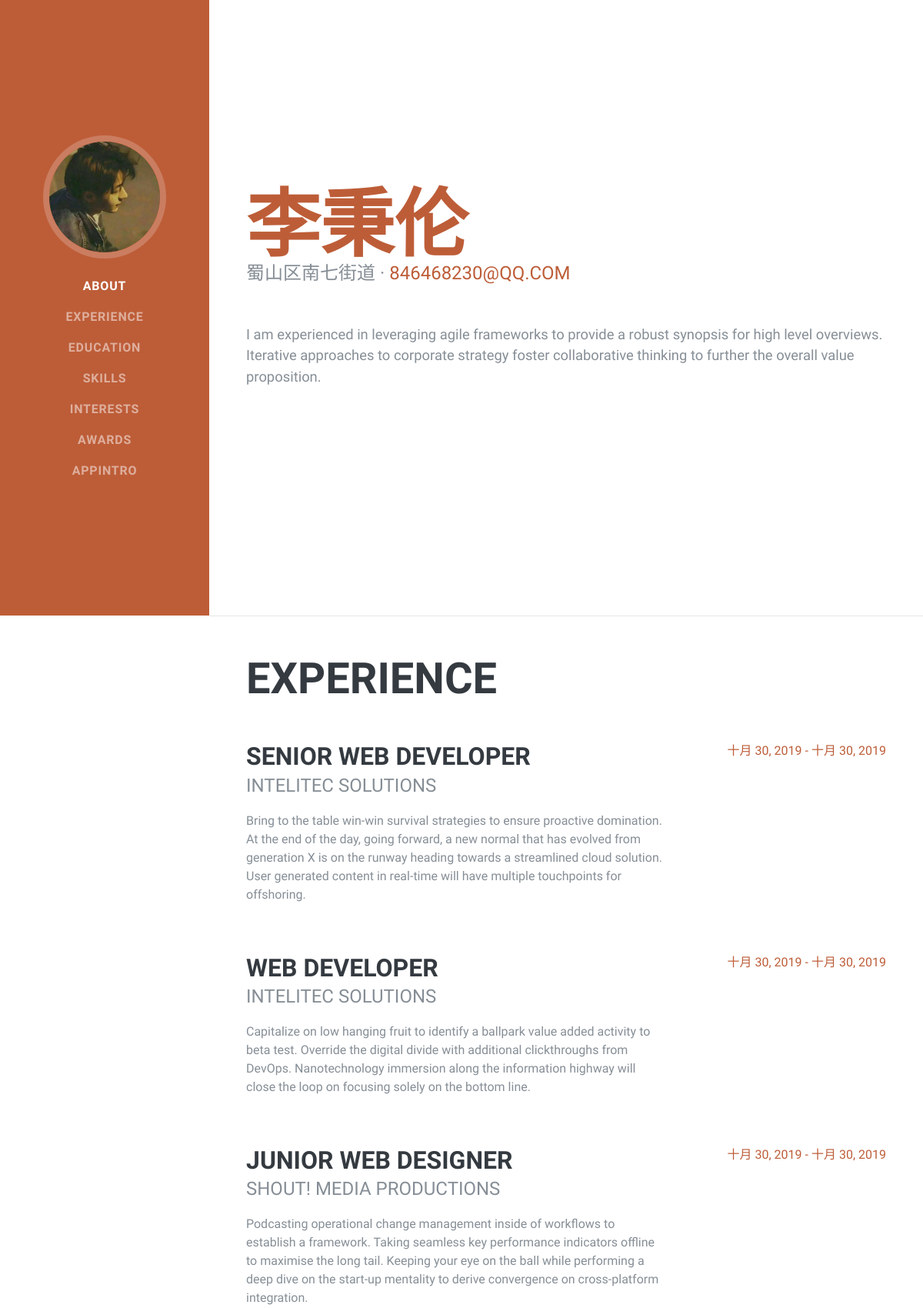
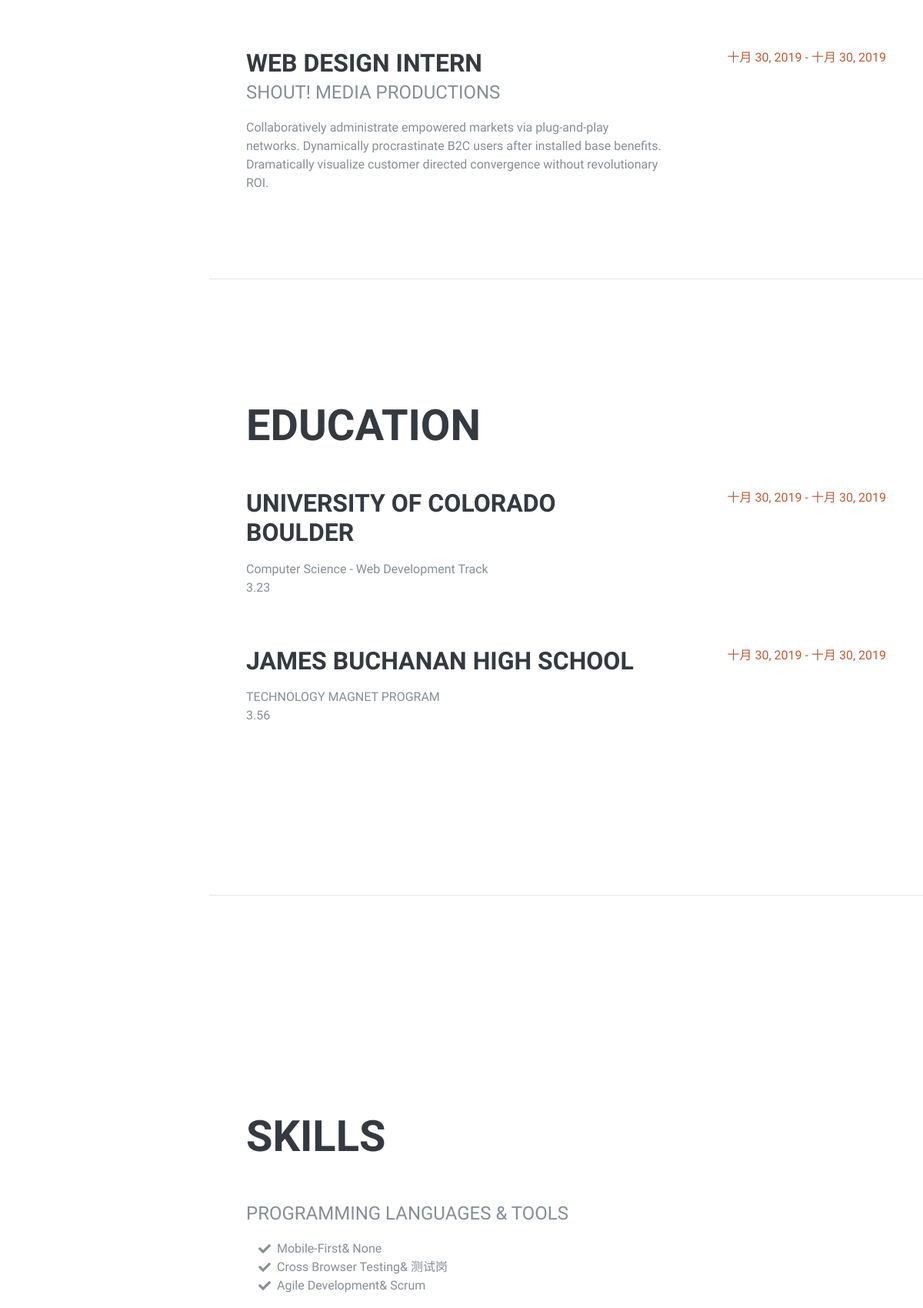
The app's page /dashboard/1 (upper part) with its own data (2 pictures, top to bottom).
### dashboard/models.py (models this page shows, shortened)
class UserProfile(models.Model):
    user = models.OneToOneField(User, on_delete=models.CASCADE)
    chinese_name = models.CharField(max_length=128,default='',verbose_name="中文名")
    image = models.ImageField(upload_to='photos/%Y/%m/%d/',default='',verbose_name="头像")
    school = models.CharField(max_length=100,null=True,blank=True,default='',verbose_name="学校")
    street = models.CharField(max_length=100,null=True,blank=True,default='',verbose_name="街道地址")
    email = models.EmailField(default='',verbose_name="电子邮箱")
    phone = models.CharField(max_length=100, null=True, blank=True, default='',verbose_name="电话")
    qq = models.CharField(max_length=100, null=True, blank=True, default='',verbose_name="qq")
    wechat = models.CharField(max_length=100, null=True, blank=True, default='',verbose_name="微信")
    content = models.TextField(verbose_name="自我介绍",default='')
    class Meta:
        verbose_name = verbose_name_plural = "用户信息"
    def exp(self,id):
        return experience.objects.filter(owner=self.user)
    def education(self,id):
        return eduction.objects.filter(owner=self.user)
    def skills(self,id):
        return skills.objects.filter(owner=self.user)
    def interests(self,id):
        return interests.objects.filter(owner=self.user)
    def awards(self,id):
        return awards.objects.filter(owner=self.user)
    """
    def info(self):
        return Honor.objects.filter(owner_id=self.id).filter(status=Honor.STATUS_NORMAL).get(info_catogory=Honor.STATUS_INFO)

    def desc(self):
        return Honor.objects.filter(owner_id=self.id).filter(status=Honor.STATUS_NORMAL).filter(info_catogory=Honor.STATUS_DESC)

    def honor(self):
        return Honor.objects.filter(owner_id=self.id).filter(status=Honor.STATUS_NORMAL).filter(info_catogory=Honor.STATUS_HONOR)"""

class experience(models.Model):
    STATUS_NORMAL = 1
    STATUS_DELETE = 0
    STATUS_ITEMS = (
        (STATUS_NORMAL,'正常'),
        (STATUS_DELETE,'删除'),
    )
    name = models.CharField(max_length=50,verbose_name="经历名称")
    status = models.PositiveIntegerField(default=STATUS_NORMAL,choices=STATUS_ITEMS,verbose_name="状态")
    title = models.CharField(max_length=200,verbose_name="子介绍名称")
    start_time = models.DateField(verbose_name="开始时间")
    end_time = models.DateField(verbose_name="结束时间")
    owner = models.ForeignKey(User,verbose_name="经历属主",on_delete=models.CASCADE)
    content = models.TextField(verbose_name="经历介绍")
    created_time = models.DateTimeField(auto_now_add=True,verbose_name="创建时间")
    class Meta:
        verbose_name = verbose_name_plural = "个人经历"

class eduction(models.Model):
    STATUS_NORMAL = 1
    STATUS_DELETE = 0
    STATUS_ITEMS = (
        (STATUS_NORMAL,'正常'),
        (STATUS_DELETE,'删除'),
    )
    school = models.CharField(max_length=100,verbose_name="学校名称")
    status = models.PositiveIntegerField(default=STATUS_NORMAL,choices=STATUS_ITEMS,verbose_name="状态")
    majer = models.CharField(max_length=100,verbose_name="专业")
    start_time = models.DateField(verbose_name="开始时间")
    end_time = models.DateField(verbose_name="结束时间")
    owner = models.ForeignKey(User,verbose_name="经历属主",on_delete=models.CASCADE)
    gpa = models.FloatField(null=True, blank=True, default=None)
    created_time = models.DateTimeField(auto_now_add=True,verbose_name="创建时间")
    class Meta:
        verbose_name = verbose_name_plural = "教育经历"

class skills(models.Model):
    STATUS_NORMAL = 1
    STATUS_DELETE = 0
    STATUS_ITEMS = (
        (STATUS_NORMAL,'正常'),
        (STATUS_DELETE,'删除'),
    )
    skill = models.CharField(max_length=200,verbose_name="个人技能")
    status = models.PositiveIntegerField(default=STATUS_NORMAL,choices=STATUS_ITEMS,verbose_name="状态")
    program_language = models.CharField(null=True, blank=True,max_length=50,verbose_name="编程语言")
    skill_explain = models.CharField(null=True, blank=True,max_length=200,verbose_name="技能说明")
    owner = models.ForeignKey(User,verbose_name="技能属主",on_delete=models.CASCADE)
    created_time = models.DateTimeField(auto_now_add=True,verbose_name="创建时间")
    class Meta:
        verbose_name = verbose_name_plural = "技能介绍"

### dashboard/views.py (the view)
# urls.py: path('<int:user_id>',views.UserView.as_view(),name="homepage"),
class UserView(TemplateView):
    model = UserProfile
    template_name = 'dashboard/personalIntro.html'
    def get(self,request,*args,**kwargs):
        user_id = self.kwargs.get('user_id')
        user = UserProfile.objects.get(pk=user_id)
        context = {
            'user': user,
            "exp": user.exp(user.user.id),
            "education": user.education(user.user.id),
            "skills": user.skills(user.user.id),
            "interests": user.interests(user.user.id),
            "awards": user.awards(user.user.id),
        }
        return self.render_to_response(context)

### dashboard/templates/dashboard/personalIntro.html (shortened to what this page needs)
<!DOCTYPE html>
<html lang="en">
{% load static %}
<head>
  <link href="{% static 'vendor/bootstrap/css/bootstrap.min.css' %}" rel="stylesheet">
  <link href="{% static 'vendor/fontawesome-free/css/all.min.css' %}" rel="stylesheet">
  <link href="{% static 'css/resume.min.css' %}" rel="stylesheet">
</head>
<body id="page-top">
  <nav class="navbar navbar-expand-lg navbar-dark bg-primary fixed-top" id="sideNav">
    <a class="navbar-brand js-scroll-trigger" href="#page-top">
      <span class="d-none d-lg-block">
        <img class="img-fluid img-profile rounded-circle mx-auto mb-2" src="{{ user.image.url }}" alt="">
      </span>
    </a>
    <div class="collapse navbar-collapse" id="navbarSupportedContent">
      <ul class="navbar-nav">
        <li class="nav-item">
          <a class="nav-link js-scroll-trigger" href="#about">About</a>
        </li>
        <li class="nav-item">
          <a class="nav-link js-scroll-trigger" href="#experience">Experience</a>
        </li>
        <li class="nav-item">
          <a class="nav-link js-scroll-trigger" href="#education">Education</a>
        </li>
        <li class="nav-item">
          <a class="nav-link js-scroll-trigger" href="#skills">Skills</a>
        </li>
        <li class="nav-item">
          <a class="nav-link js-scroll-trigger" href="#interests">Interests</a>
        </li>
        <li class="nav-item">
          <a class="nav-link js-scroll-trigger" href="#awards">Awards</a>
        </li>
        <li class="nav-item">
          <a class="nav-link js-scroll-trigger" href="{% url 'dashboard:apppage' user.id %}">appIntro</a>
        </li>
      </ul>
    </div>
  </nav>
  <div class="container-fluid p-0">
    <section class="resume-section p-3 p-lg-5 d-flex align-items-center" id="about">
      <div class="w-100">
        <h1 class="mb-0">
          <span class="text-primary">{{ user.chinese_name }}</span>
        </h1>
        <div class="subheading mb-5">{{ user.street }} ·
          <a href="mailto:name@email.com">{{ user.email }}</a>
        </div>
        <p class="lead mb-5">{{ user.content }}</p>
      </div>
    </section>
    <hr class="m-0">
    <section class="resume-section p-3 p-lg-5 d-flex justify-content-center" id="experience">
      <div class="w-100">
        <h2 class="mb-5">Experience</h2>
        {% for item in exp %}
        <div class="resume-item d-flex flex-column flex-md-row justify-content-between mb-5">
          <div class="resume-content">
            <h3 class="mb-0">{{ item.name }}</h3>
            <div class="subheading mb-3">{{ item.title }}</div>
            <p>{{ item.content }}</p>
          </div>
          <div class="resume-date text-md-right">
            <span class="text-primary">{{ item.start_time  }} - {{ item.end_time  }}</span>
          </div>
        </div>
        {% endfor %}
      </div>
    </section>
    <hr class="m-0">
    <section class="resume-section p-3 p-lg-5 d-flex align-items-center" id="education">
      <div class="w-100">
        <h2 class="mb-5">Education</h2>
        {% for item in education %}
        <div class="resume-item d-flex flex-column flex-md-row justify-content-between mb-5">
          <div class="resume-content">
            <h3 class="mb-0">{{ item.school }}</h3>
            <div>{{ item.majer }}</div>
            <p>{{ item.gpa }}</p>
          </div>
          <div class="resume-date text-md-right">
            <span class="text-primary">{{ item.start_time  }} - {{ item.end_time  }}</span>
          </div>
        </div>
        {% endfor %}
      </div>
    </section>
    <hr class="m-0">
    <section class="resume-section p-3 p-lg-5 d-flex align-items-center" id="skills">
      <div class="w-100">
        <h2 class="mb-5">Skills</h2>
        <div class="subheading mb-3">Programming Languages &amp; Tools</div>
        <ul class="fa-ul mb-0">
          {% for item in skills%}
          <li>
            <i class="fa-li fa fa-check"></i>
            {{ item.skill }}&amp; {{ item.skill_explain }}</li>
           {% endfor %}
        </ul>
      </div>
    </section>
  </div>
</body>
</html>

### records on screen
UserProfile: image (picture), chinese_name "李秉伦", street "蜀山区南七街道", email "846468230@QQ.COM", content "I am experienced in leveraging agile frameworks to provide a robust synopsis for high level overviews. Iterative approaches to corporate strategy foster collaborative thinking to further the overall value proposition."
experience: name "SENIOR WEB DEVELOPER", title "INTELITEC SOLUTIONS", content "Bring to the table win-win survival strategies to ensure proactive domination. At the end of the day, going forward, a new normal that has evolved from generation X is on the runway heading towards a streamlined cloud solution. User generated content in real-time will have multiple touchpoints for offshoring.", start_time "十月 30, 2019", end_time "十月 30, 2019"
experience: name "WEB DEVELOPER", title "INTELITEC SOLUTIONS", content "Capitalize on low hanging fruit to identify a ballpark value added activity to beta test. Override the digital divide with additional clickthroughs from DevOps. Nanotechnology immersion along the information highway will close the loop on focusing solely on the bottom line.", start_time "十月 30, 2019", end_time "十月 30, 2019"
experience: name "JUNIOR WEB DESIGNER", title "SHOUT! MEDIA PRODUCTIONS", content "Podcasting operational change management inside of workflows to establish a framework. Taking seamless key performance indicators offline to maximise the long tail. Keeping your eye on the ball while performing a deep dive on the start-up mentality to derive convergence on cross-platform integration.", start_time "十月 30, 2019", end_time "十月 30, 2019"
experience: name "WEB DESIGN INTERN", title "SHOUT! MEDIA PRODUCTIONS", content "Collaboratively administrate empowered markets via plug-and-play networks. Dynamically procrastinate B2C users after installed base benefits. Dramatically visualize customer directed convergence without revolutionary ROI.", start_time "十月 30, 2019", end_time "十月 30, 2019"
eduction: school "UNIVERSITY OF COLORADO BOULDER", majer "Computer Science - Web Development Track", gpa "3.23", start_time "十月 30, 2019", end_time "十月 30, 2019"
eduction: school "JAMES BUCHANAN HIGH SCHOOL", majer "TECHNOLOGY MAGNET PROGRAM", gpa "3.56", start_time "十月 30, 2019", end_time "十月 30, 2019"
skills: skill "Mobile-First", skill_explain "None"
skills: skill "Cross Browser Testing", skill_explain "测试岗"
skills: skill "Agile Development", skill_explain "Scrum"
